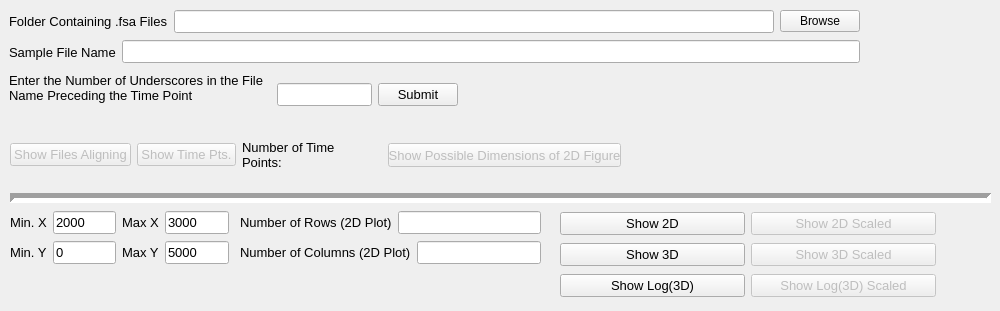
      <widget class="QWidget" name="tab_3">
       <property name="autoFillBackground">
        <bool>true</bool>
       </property>
       <attribute name="title">
        <string>Basic Chromatogram Visualization</string>
       </attribute>
       <widget class="QWidget" name="layoutWidget">
        <property name="geometry">
         <rect>
          <x>9</x>
          <y>9</y>
          <width>851</width>
          <height>25</height>
         </rect>
        </property>
        <layout class="QHBoxLayout" name="horizontalLayout_10">
         <item>
          <widget class="QLabel" name="label_24">
           <property name="font">
            <font>
             <pointsize>10</pointsize>
             <underline>false</underline>
            </font>
           </property>
           <property name="text">
            <string>Folder Containing .fsa Files</string>
           </property>
          </widget>
         </item>
         <item>
          <widget class="QLineEdit" name="lineEdit_24">
           <property name="font">
            <font>
             <pointsize>10</pointsize>
             <underline>false</underline>
            </font>
           </property>
          </widget>
         </item>
         <item>
          <widget class="QPushButton" name="pushButton">
           <property name="font">
            <font>
             <pointsize>9</pointsize>
             <underline>false</underline>
            </font>
           </property>
           <property name="text">
            <string>Browse</string>
           </property>
          </widget>
         </item>
        </layout>
       </widget>
       <widget class="QWidget" name="layoutWidget">
        <property name="geometry">
         <rect>
          <x>9</x>
          <y>40</y>
          <width>851</width>
          <height>24</height>
         </rect>
        </property>
        <layout class="QHBoxLayout" name="horizontalLayout_2">
         <item>
          <widget class="QLabel" name="label_29">
           <property name="font">
            <font>
             <pointsize>10</pointsize>
             <underline>false</underline>
            </font>
           </property>
           <property name="text">
            <string>Sample File Name</string>
           </property>
          </widget>
         </item>
         <item>
          <widget class="QLineEdit" name="lineEdit_25">
           <property name="font">
            <font>
             <pointsize>10</pointsize>
             <underline>false</underline>
            </font>
           </property>
          </widget>
         </item>
        </layout>
       </widget>
       <widget class="QWidget" name="layoutWidget_8">
        <property name="geometry">
         <rect>
          <x>9</x>
          <y>70</y>
          <width>449</width>
          <height>50</height>
         </rect>
        </property>
        <layout class="QHBoxLayout" name="horizontalLayout_46">
         <item>
          <widget class="QLabel" name="label_36">
           <property name="font">
            <font>
             <pointsize>10</pointsize>
             <underline>false</underline>
            </font>
           </property>
           <property name="text">
            <string>Enter the Number of Underscores in the File Name Preceding the Time Point
</string>
           </property>
           <property name="alignment">
            <set>Qt::AlignLeading|Qt::AlignLeft|Qt::AlignVCenter</set>
           </property>
           <property name="wordWrap">
            <bool>true</bool>
           </property>
          </widget>
         </item>
         <item>
          <widget class="QLineEdit" name="lineEdit_32">
           <property name="font">
            <font>
             <pointsize>10</pointsize>
             <underline>false</underline>
            </font>
           </property>
          </widget>
         </item>
         <item>
          <widget class="QPushButton" name="pushButton_45">
           <property name="font">
            <font>
             <pointsize>10</pointsize>
             <underline>false</underline>
            </font>
           </property>
           <property name="text">
            <string>Submit</string>
           </property>
          </widget>
         </item>
        </layout>
       </widget>
       <widget class="QWidget" name="layoutWidget_15">
        <property name="geometry">
         <rect>
          <x>10</x>
          <y>130</y>
          <width>611</width>
          <height>50</height>
         </rect>
        </property>
        <layout class="QHBoxLayout" name="horizontalLayout_59">
         <item>
          <widget class="QPushButton" name="pushButton_56">
           <property name="enabled">
            <bool>false</bool>
           </property>
           <property name="font">
            <font>
             <pointsize>10</pointsize>
             <underline>false</underline>
            </font>
           </property>
           <property name="text">
            <string>Show Files Aligning</string>
           </property>
          </widget>
         </item>
         <item>
          <widget class="QPushButton" name="pushButton_57">
           <property name="enabled">
            <bool>false</bool>
           </property>
           <property name="font">
            <font>
             <pointsize>10</pointsize>
             <underline>false</underline>
            </font>
           </property>
           <property name="text">
            <string>Show Time Pts.</string>
           </property>
          </widget>
         </item>
         <item>
          <widget class="QLabel" name="label_49">
           <property name="font">
            <font>
             <pointsize>10</pointsize>
             <underline>false</underline>
            </font>
           </property>
           <property name="text">
            <string>Number of Time Points:</string>
           </property>
           <property name="wordWrap">
            <bool>true</bool>
           </property>
          </widget>
         </item>
         <item>
          <widget class="QLabel" name="label_50">
           <property name="minimumSize">
            <size>
             <width>30</width>
             <height>0</height>
            </size>
           </property>
           <property name="font">
            <font>
             <pointsize>10</pointsize>
             <underline>false</underline>
            </font>
           </property>
           <property name="text">
            <string/>
           </property>
          </widget>
         </item>
         <item>
          <widget class="QPushButton" name="pushButton_58">
           <property name="enabled">
            <bool>false</bool>
           </property>
           <property name="minimumSize">
            <size>
             <width>233</width>
             <height>24</height>
            </size>
           </property>
           <property name="font">
            <font>
             <pointsize>10</pointsize>
             <underline>false</underline>
            </font>
           </property>
           <property name="text">
            <string>Show Possible Dimensions of 2D Figure</string>
           </property>
          </widget>
         </item>
        </layout>
       </widget>
       <widget class="Line" name="line">
        <property name="geometry">
         <rect>
          <x>10</x>
          <y>190</y>
          <width>981</width>
          <height>16</height>
         </rect>
        </property>
        <property name="font">
         <font>
          <pointsize>11</pointsize>
          <weight>75</weight>
          <bold>true</bold>
          <underline>false</underline>
         </font>
        </property>
        <property name="lineWidth">
         <number>5</number>
        </property>
        <property name="orientation">
         <enum>Qt::Horizontal</enum>
        </property>
       </widget>
       <widget class="QWidget" name="layoutWidget">
        <property name="geometry">
         <rect>
          <x>560</x>
          <y>210</y>
          <width>376</width>
          <height>92</height>
         </rect>
        </property>
        <layout class="QVBoxLayout" name="verticalLayout">
         <item>
          <layout class="QHBoxLayout" name="horizontalLayout_3">
           <item>
            <widget class="QPushButton" name="pushButton_67">
             <property name="font">
              <font>
               <pointsize>10</pointsize>
               <underline>false</underline>
              </font>
             </property>
             <property name="text">
              <string>Show 2D</string>
             </property>
            </widget>
           </item>
           <item>
            <widget class="QPushButton" name="pushButton_68">
             <property name="enabled">
              <bool>false</bool>
             </property>
             <property name="font">
              <font>
               <pointsize>10</pointsize>
               <underline>false</underline>
              </font>
             </property>
             <property name="text">
              <string>Show 2D Scaled</string>
             </property>
            </widget>
           </item>
          </layout>
         </item>
         <item>
          <layout class="QHBoxLayout" name="horizontalLayout_4">
           <item>
            <widget class="QPushButton" name="pushButton_65">
             <property name="font">
              <font>
               <pointsize>10</pointsize>
               <underline>false</underline>
              </font>
             </property>
             <property name="text">
              <string>Show 3D</string>
             </property>
            </widget>
           </item>
           <item>
            <widget class="QPushButton" name="pushButton_66">
             <property name="enabled">
              <bool>false</bool>
             </property>
             <property name="font">
              <font>
               <pointsize>10</pointsize>
               <underline>false</underline>
              </font>
             </property>
             <property name="text">
              <string>Show 3D Scaled</string>
             </property>
            </widget>
           </item>
          </layout>
         </item>
         <item>
          <layout class="QHBoxLayout" name="horizontalLayout_5">
           <item>
            <widget class="QPushButton" name="pushButton_69">
             <property name="font">
              <font>
               <pointsize>10</pointsize>
               <underline>false</underline>
              </font>
             </property>
             <property name="text">
              <string>Show Log(3D)</string>
             </property>
            </widget>
           </item>
           <item>
            <widget class="QPushButton" name="pushButton_70">
             <property name="enabled">
              <bool>false</bool>
             </property>
             <property name="font">
              <font>
               <pointsize>10</pointsize>
               <underline>false</underline>
              </font>
             </property>
             <property name="text">
              <string>Show Log(3D) Scaled</string>
             </property>
            </widget>
           </item>
          </layout>
         </item>
        </layout>
       </widget>
       <widget class="QWidget" name="layoutWidget">
        <property name="geometry">
         <rect>
          <x>10</x>
          <y>210</y>
          <width>219</width>
          <height>56</height>
         </rect>
        </property>
        <layout class="QVBoxLayout" name="verticalLayout_2">
         <item>
          <layout class="QHBoxLayout" name="horizontalLayout_6">
           <item>
            <widget class="QLabel" name="label_45">
             <property name="font">
              <font>
               <pointsize>10</pointsize>
               <underline>false</underline>
              </font>
             </property>
             <property name="text">
              <string>Min. X</string>
             </property>
            </widget>
           </item>
           <item>
            <widget class="QLineEdit" name="lineEdit_41">
             <property name="font">
              <font>
               <pointsize>10</pointsize>
               <underline>false</underline>
              </font>
             </property>
             <property name="text">
              <string>2000</string>
             </property>
            </widget>
           </item>
           <item>
            <widget class="QLabel" name="label_46">
             <property name="font">
              <font>
               <pointsize>10</pointsize>
               <underline>false</underline>
              </font>
             </property>
             <property name="text">
              <string>Max X</string>
             </property>
            </widget>
           </item>
           <item>
            <widget class="QLineEdit" name="lineEdit_42">
             <property name="font">
              <font>
               <pointsize>10</pointsize>
               <underline>false</underline>
              </font>
             </property>
             <property name="text">
              <string>3000</string>
             </property>
            </widget>
           </item>
          </layout>
         </item>
         <item>
          <layout class="QHBoxLayout" name="horizontalLayout_7">
           <item>
            <widget class="QLabel" name="label_47">
             <property name="font">
              <font>
               <pointsize>10</pointsize>
               <underline>false</underline>
              </font>
             </property>
             <property name="text">
              <string>Min. Y</string>
             </property>
            </widget>
           </item>
           <item>
            <widget class="QLineEdit" name="lineEdit_43">
             <property name="font">
              <font>
               <pointsize>10</pointsize>
               <underline>false</underline>
              </font>
             </property>
             <property name="text">
              <string>0</string>
             </property>
            </widget>
           </item>
           <item>
            <widget class="QLabel" name="label_48">
             <property name="font">
              <font>
               <pointsize>10</pointsize>
               <underline>false</underline>
              </font>
             </property>
             <property name="text">
              <string>Max Y</string>
             </property>
            </widget>
           </item>
           <item>
            <widget class="QLineEdit" name="lineEdit_44">
             <property name="enabled">
              <bool>true</bool>
             </property>
             <property name="font">
              <font>
               <pointsize>10</pointsize>
               <underline>false</underline>
              </font>
             </property>
             <property name="text">
              <string>5000</string>
             </property>
            </widget>
           </item>
          </layout>
         </item>
        </layout>
       </widget>
       <widget class="QWidget" name="layoutWidget">
        <property name="geometry">
         <rect>
          <x>240</x>
          <y>210</y>
          <width>301</width>
          <height>56</height>
         </rect>
        </property>
        <layout class="QVBoxLayout" name="verticalLayout_3">
         <item>
          <layout class="QHBoxLayout" name="horizontalLayout_49">
           <item>
            <widget class="QLabel" name="label_39">
             <property name="font">
              <font>
               <pointsize>10</pointsize>
               <underline>false</underline>
              </font>
             </property>
             <property name="text">
              <string>Number of Rows (2D Plot)</string>
             </property>
            </widget>
           </item>
           <item>
            <widget class="QLineEdit" name="lineEdit_35">
             <property name="font">
              <font>
               <pointsize>10</pointsize>
               <underline>false</underline>
              </font>
             </property>
            </widget>
           </item>
          </layout>
         </item>
         <item>
          <layout class="QHBoxLayout" name="horizontalLayout_50">
           <item>
            <widget class="QLabel" name="label_40">
             <property name="font">
              <font>
               <pointsize>10</pointsize>
               <underline>false</underline>
              </font>
             </property>
             <property name="text">
              <string>Number of Columns (2D Plot)</string>
             </property>
            </widget>
           </item>
           <item>
            <widget class="QLineEdit" name="lineEdit_36">
             <property name="font">
              <font>
               <pointsize>10</pointsize>
               <underline>false</underline>
              </font>
             </property>
            </widget>
           </item>
          </layout>
         </item>
        </layout>
       </widget>
      </widget>
